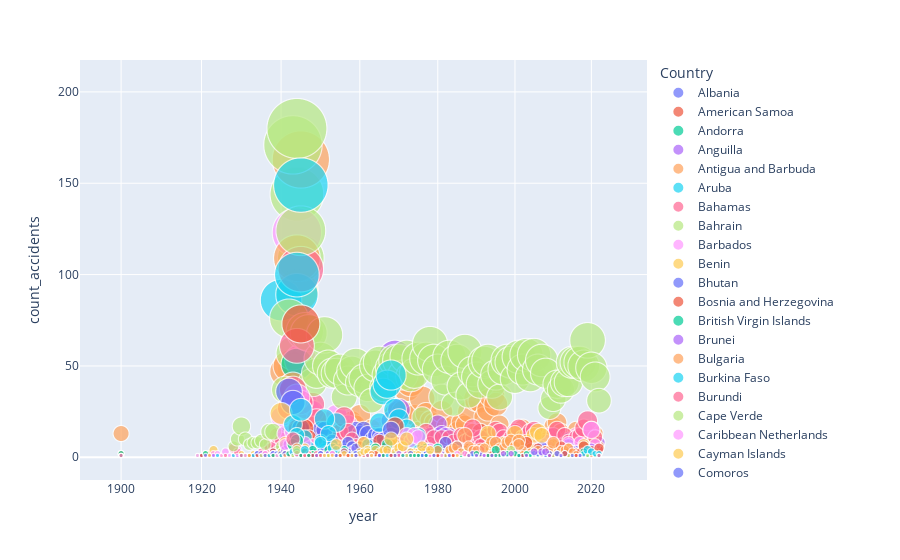

Notebook code cell kept with this figure:
### Code cell
import plotly.express as px

fig = px.scatter(year_country, x="year", y="count_accidents", size="count_accidents", color="Country",
           hover_name="Country", log_x=True, size_max=60)
fig.show()
